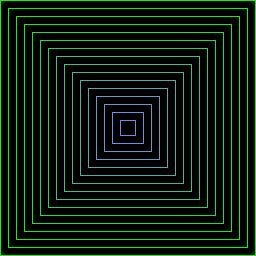
#> input picture media/items/test_input.jpg, 256 x 256 px
$ python static_filter.py ../media/items/test_input.jpg out.png
#> lines starting #> are read from the running program, lines starting #| are printed output that depends on the picture
#!/usr/bin/env python3
import argparse
import os
from PIL import Image, ImageChops
import random


def generate_static_noise(size, intensity=1.0):
    width, height = size
    noise_img = Image.new("L", (width, height))
    # Generate grayscale noise
    pixels = bytearray(random.getrandbits(8) for _ in range(width * height))
    noise_img.frombytes(bytes(pixels))

    if intensity < 1.0:
        # Reduce contrast of noise
        noise_img = noise_img.point(lambda p: int(127 + (p - 127) * intensity))
    return noise_img


def apply_tv_static(input_path: str, output_path: str, amount: float = 0.35, monochrome: bool = True):
#> called with input_path = '../media/items/test_input.jpg', output_path = 'out.png', amount = 0.35, monochrome = True
    base = Image.open(input_path).convert("RGBA")
    noise_gray = generate_static_noise(base.size, intensity=1.0)
#> in generate_static_noise, `noise_img = Image.new("L", (width, height))`: noise_img: PIL image 256x256 L; every value is 0
#> in generate_static_noise, `noise_img.frombytes(bytes(pixels))`:
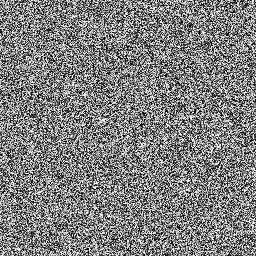
#> noise_img: PIL image 256x256 L; min 0, max 255, mean 127.6

    if monochrome:
        noise_rgba = Image.merge("RGBA", [noise_gray, noise_gray, noise_gray, Image.new("L", base.size, 255)])
    else:
        # Slightly different noise per channel for color static
        r = noise_gray
        g = generate_static_noise(base.size, intensity=1.0)
        b = generate_static_noise(base.size, intensity=1.0)
        noise_rgba = Image.merge("RGBA", [r, g, b, Image.new("L", base.size, 255)])

    # Blend noise with base using screen-like effect via lighten + amount
    blended = ImageChops.blend(base, ImageChops.add(base, noise_rgba, scale=1.0, offset=0), amount)
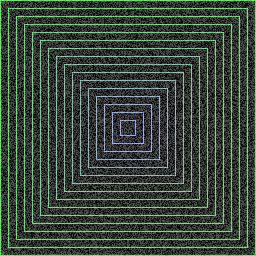
#> blended: PIL image 256x256 RGBA; mean R, G, B, A 57.8, 70.4, 60.1, 255

    # Optional subtle scanlines for CRT feel
    scanline = Image.new("L", base.size, 0)
    scan_pixels = scanline.load()
    for y in range(0, base.size[1], 2):
        for x in range(base.size[0]):
            scan_pixels[x, y] = 30  # darker line every other row
    scan_rgba = Image.merge("RGBA", [scanline, scanline, scanline, Image.new("L", base.size, 255)])
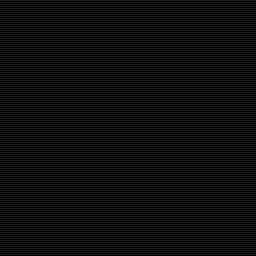
#> scan_rgba: PIL image 256x256 RGBA; mean R, G, B, A 15, 15, 15, 255
    blended = ImageChops.subtract(blended, scan_rgba)

    # Small vignette to focus center
    vignette = Image.radial_gradient("L").resize(base.size)
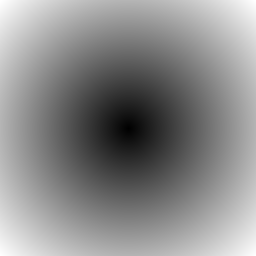
#> vignette: PIL image 256x256 L; min 0, max 255, mean 138.1
    vignette = vignette.point(lambda p: int(p * 0.8))
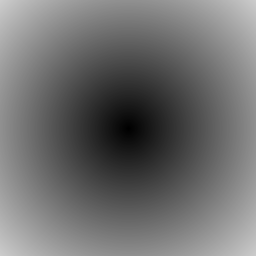
#> vignette: PIL image 256x256 L; min 0, max 204, mean 110.1
    vignette_rgba = Image.merge("RGBA", [vignette, vignette, vignette, Image.new("L", base.size, 255)])
    blended = ImageChops.multiply(blended, vignette_rgba)

    # Ensure output directory exists
    os.makedirs(os.path.dirname(output_path) or ".", exist_ok=True)
    blended.convert("RGB").save(output_path)
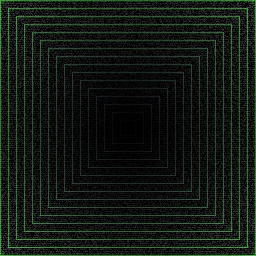
#> saved as out.png: PIL image 256x256 RGB; mean R, G, B 18.9, 25, 19.5


if __name__ == "__main__":
    parser = argparse.ArgumentParser(description="Apply TV static noise filter to an image.")
    parser.add_argument("input", help="Path to input image")
    parser.add_argument("output", help="Path to output image")
    parser.add_argument("--amount", type=float, default=0.35, help="Blend amount of static (0-1)")
    parser.add_argument("--color", action="store_true", help="Use color noise instead of monochrome")
    args = parser.parse_args()

    apply_tv_static(args.input, args.output, amount=max(0.0, min(1.0, args.amount)), monochrome=not args.color)
